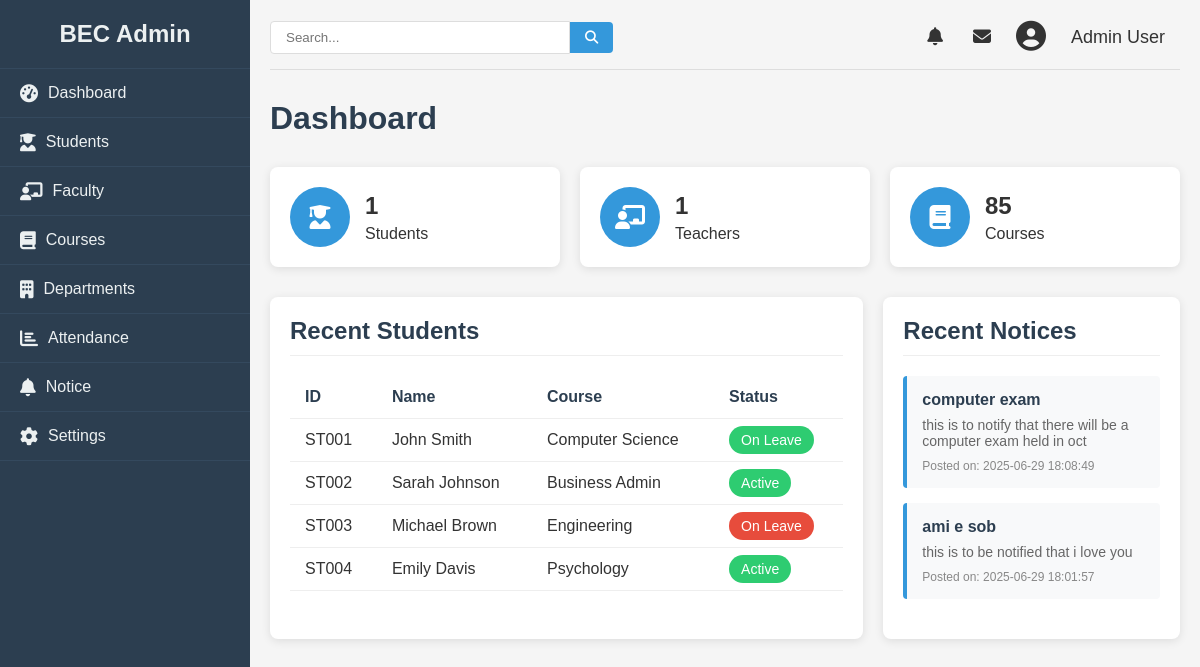
Page /admin (signed in) on the committed database.
### college/model.py (models this page shows, shortened)
class Notice(db.Model):
    id = db.Column(db.Integer, primary_key=True)
    title = db.Column(db.String(100), nullable=False)
    content = db.Column(db.String, nullable=False)
    date = db.Column(db.DateTime, nullable=False)

### college/admin/adminroute.py (the view)
@app.route("/admin", methods = ["GET", "POST"])
def admin():
    total_student = Student.query.count()
    total_faculty = Faculty.query.count()
    notices = Notice.query.order_by(desc(Notice.id)).limit(3).all()
    global logged
    logged = 'user_id' in session
    if logged:
        return render_template("dash.html", total_student=total_student, total_faculty=total_faculty, notices=notices, departments=dep)
    else:
        return redirect(url_for("login"))

### college/admin/templates/dash.html (shortened to what this page needs)
{% from "macro/cmsnav.html" import cmsnav%}
{%extends "admbase.html"%}
{%block head%}
    <link rel="stylesheet" href="{{url_for('static', filename='css/styles.css')}}">
    <link rel="stylesheet" href="https://cdnjs.cloudflare.com/ajax/libs/font-awesome/6.4.0/css/all.min.css">
{%endblock%}
{%block content%}
    <div class="container" w-tid="21">
        {{cmsnav()}}
        <main class="main-content" w-tid="111">
            <header class="top-header" w-tid="113">
                <div class="search-box" w-tid="115">
                    <input type="text" placeholder="Search..." w-tid="117"/>
                    <button w-tid="119"><i class="fas fa-search" w-tid="121"></i></button>
                </div>
                <div class="user-profile" w-tid="123">
                    <span class="notification" w-tid="125"><i class="fas fa-bell" w-tid="127"></i></span>
                    <span class="message" w-tid="129"><i class="fas fa-envelope" w-tid="131"></i></span>
                    <div class="profile-img" w-tid="133">
                        <i class="fas fa-user-circle" w-tid="135"></i>
                    </div>
                    <span class="username" w-tid="137">Admin User</span>
                </div>
            </header>
            <div id="dashboard-page" class="content-section" w-tid="139">
                <div class="dashboard" w-tid="141">
                    <h1 w-tid="143">Dashboard</h1>
                    <div class="stats-cards" w-tid="145">
                        <div class="stat-card" w-tid="147">
                            <div class="stat-icon" w-tid="149"><i class="fas fa-user-graduate" w-tid="151"></i></div>
                            <div class="stat-details" w-tid="153">
                                <h3 w-tid="155">{{total_student}}</h3>
                                <p w-tid="157">Students</p>
                            </div>
                        </div>
                        <div class="stat-card" w-tid="159">
                            <div class="stat-icon" w-tid="161"><i class="fas fa-chalkboard-teacher" w-tid="163"></i></div>
                            <div class="stat-details" w-tid="165">
                                <h3 w-tid="167">{{total_faculty}}</h3>
                                <p w-tid="169">Teachers</p>
                            </div>
                        </div>
                        <div class="stat-card" w-tid="171">
                            <div class="stat-icon" w-tid="173"><i class="fas fa-book" w-tid="175"></i></div>
                            <div class="stat-details" w-tid="177">
                                <h3 w-tid="179">85</h3>
                                <p w-tid="181">Courses</p>
                            </div>
                        </div>
                    </div>
                    <div class="dashboard-widgets" w-tid="195">
                        <div class="widget recent-students" w-tid="197">
                            <h2 w-tid="199">Recent Students</h2>
                            <table w-tid="201">
                                <thead w-tid="203">
                                    <tr w-tid="205">
                                        <th w-tid="207">ID</th>
                                        <th w-tid="209">Name</th>
                                        <th w-tid="211">Course</th>
                                        <th w-tid="213">Status</th>
                                    </tr>
                                </thead>
                                <tbody w-tid="215">
                                    <tr w-tid="217">
                                        <td w-tid="219">ST001</td>
                                        <td w-tid="221">John Smith</td>
                                        <td w-tid="223">Computer Science</td>
                                        <td w-tid="225"><span class="status active" w-tid="227">On Leave</span></td>
                                    </tr>
                                    <tr w-tid="229">
                                        <td w-tid="231">ST002</td>
                                        <td w-tid="233">Sarah Johnson</td>
                                        <td w-tid="235">Business Admin</td>
                                        <td w-tid="237"><span class="status active" w-tid="239">Active</span></td>
                                    </tr>
                                    <tr w-tid="241">
                                        <td w-tid="243">ST003</td>
                                        <td w-tid="245">Michael Brown</td>
                                        <td w-tid="247">Engineering</td>
                                        <td w-tid="249"><span class="status inactive" w-tid="251">On Leave</span></td>
                                    </tr>
                                    <tr w-tid="253">
                                        <td w-tid="255">ST004</td>
                                        <td w-tid="257">Emily Davis</td>
                                        <td w-tid="259">Psychology</td>
                                        <td w-tid="261"><span class="status active" w-tid="263">Active</span></td>
                                    </tr>
                                </tbody>
                            </table>
                        </div>
                        <div class="widget notice-board" w-tid="313">
                            <h2 w-tid="315">Recent Notices</h2>
                            <div class="notice-list" w-tid="317">
                                {% for notice in notices %}
                                <div class="notice-item" w-tid="331">
                                    <h3 w-tid="333">{{ notice.title }}</h3>
                                    <p w-tid="335">{{ notice.content }}</p>
                                    <div class="notice-meta" w-tid="337">
                                        <span w-tid="341">Posted on: {{ notice.date }}</span>
                                    </div>
                                </div>
                                {% endfor %}
                            </div>
                        </div>
                    </div>
                </div>
            </div>
        </div>
{%endblock%}

### college/static/css/styles.css (style rules this page uses)
* { margin: 0; padding: 0; box-sizing: border-box; }
body { font-family: Arial, sans-serif; background-color: #f5f5f5; color: #333; }
.container { display: flex; min-height: 100vh; }
.main-content { flex: 1; padding: 20px; }
.top-header { display: flex; justify-content: space-between; align-items: center; margin-bottom: 30px; padding-bottom: 15px; border-bottom: 1px solid #ddd; }
.search-box { display: flex; align-items: center; }
.search-box input { padding: 8px 15px; border: 1px solid #ddd; border-radius: 4px 0 0 4px; width: 300px; }
.search-box button { background: #3498db; color: white; border: none; padding: 8px 15px; border-radius: 0 4px 4px 0; cursor: pointer; }
.user-profile { display: flex; align-items: center; }
.user-profile span { margin: 0 15px; font-size: 18px; cursor: pointer; }
.profile-img { font-size: 30px; margin: 0 10px; }
.dashboard h1 { margin-bottom: 30px; color: #2c3e50; }
.stats-cards { display: grid; grid-template-columns: repeat(auto-fill, minmax(240px, 1fr)); gap: 20px; margin-bottom: 30px; }
.stat-card { background: white; border-radius: 8px; padding: 20px; box-shadow: 0 2px 10px rgba(0, 0, 0, 0.1); display: flex; align-items: center; }
.stat-icon { background: #3498db; color: white; width: 60px; height: 60px; border-radius: 50%; display: flex; align-items: center; justify-content: center; font-size: 24px; margin-right: 15px; }
.stat-details h3 { font-size: 24px; margin-bottom: 5px; }
.dashboard-widgets { display: grid; grid-template-columns: 2fr 1fr; gap: 20px; }
.widget { background: white; border-radius: 8px; padding: 20px; box-shadow: 0 2px 10px rgba(0, 0, 0, 0.1); }
.widget h2 { margin-bottom: 20px; color: #2c3e50; padding-bottom: 10px; border-bottom: 1px solid #eee; }
table { width: 100%; border-collapse: collapse; }
th, td { padding: 12px 15px; text-align: left; border-bottom: 1px solid #eee; }
th { font-weight: bold; color: #2c3e50; }
.status { padding: 6px 12px; border-radius: 20px; font-size: 14px; }
.active { background-color: #2ecc71; color: white; }
.inactive { background-color: #e74c3c; color: white; }
.content-section { display: none; }
#dashboard-page { display: block; }
.notice-list { margin-bottom: 20px; }
.notice-item { background: #f8f9fa; border-left: 4px solid #3498db; padding: 15px; margin-bottom: 15px; border-radius: 4px; }
.notice-item h3 { color: #2c3e50; margin-bottom: 8px; font-size: 16px; }
.notice-item p { color: #666; font-size: 14px; margin: 0; }
.notice-meta { display: flex; justify-content: space-between; align-items: center; margin-top: 10px; font-size: 12px; color: #888; }

### rows in the picture
Notice: title "computer exam", content "this is to notify that there will be a computer exam held in oct", date "2025-06-29 18:08:49"
Notice: title "ami e sob", content "this is to be notified that i love you", date "2025-06-29 18:01:57"

### other values in the picture
{{ total_student }} "1"
{{ total_faculty }} "1"
